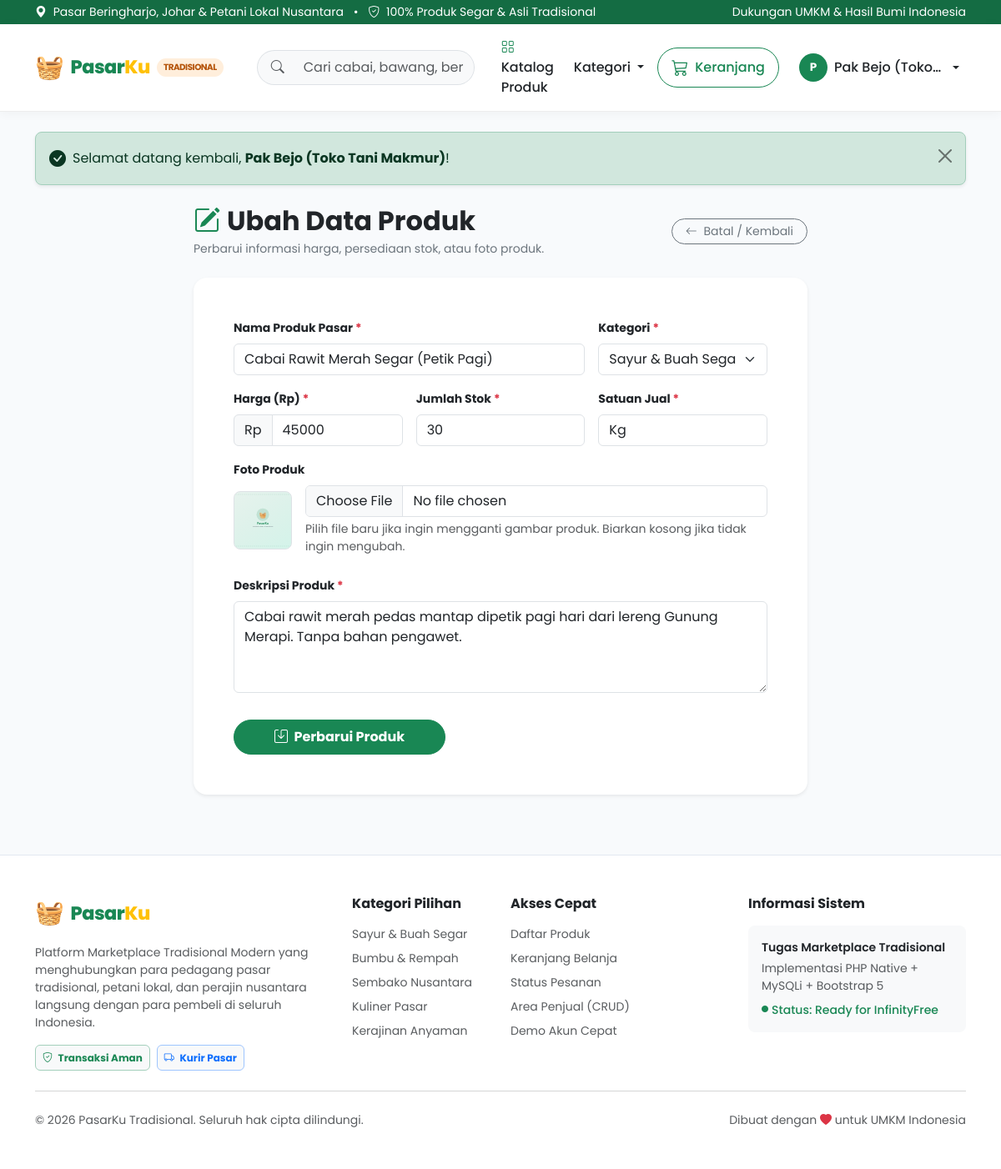
The page /admin/product_edit.php?id=2 (signed in) on the database its author committed.
### tables this page shows
CREATE TABLE `products` (
  `id` INT AUTO_INCREMENT PRIMARY KEY,
  `seller_id` INT NOT NULL,
  `category_id` INT NOT NULL,
  `name` VARCHAR(150) NOT NULL,
  `slug` VARCHAR(150) NOT NULL,
  `description` TEXT NOT NULL,
  `price` DECIMAL(12,2) NOT NULL,
  `stock` INT NOT NULL DEFAULT 0,
  `unit` VARCHAR(30) NOT NULL DEFAULT 'Pcs',
  `image` VARCHAR(255) DEFAULT 'default.png',
  `created_at` TIMESTAMP DEFAULT CURRENT_TIMESTAMP,
  `updated_at` TIMESTAMP DEFAULT CURRENT_TIMESTAMP ON UPDATE CURRENT_TIMESTAMP,
  CONSTRAINT `fk_products_seller` FOREIGN KEY (`seller_id`) REFERENCES `users` (`id`) ON DELETE CASCADE,
  CONSTRAINT `fk_products_category` FOREIGN KEY (`category_id`) REFERENCES `categories` (`id`) ON DELETE RESTRICT
);

CREATE TABLE `categories` (
  `id` INT AUTO_INCREMENT PRIMARY KEY,
  `name` VARCHAR(100) NOT NULL,
  `slug` VARCHAR(100) NOT NULL UNIQUE,
  `description` TEXT,
  `icon` VARCHAR(50) DEFAULT 'bi-tag',
  `created_at` TIMESTAMP DEFAULT CURRENT_TIMESTAMP
);

### admin/product_edit.php (the view, shortened to what this page needs)
<?php
require_once __DIR__ . '/../config/database.php';
require_once __DIR__ . '/../includes/functions.php';
$id = isset($_GET['id']) ? (int)$_GET['id'] : 0;
$stmt = mysqli_prepare($conn, "SELECT * FROM products WHERE id = ?");
mysqli_stmt_bind_param($stmt, "i", $id);
mysqli_stmt_execute($stmt);
$res = mysqli_stmt_get_result($stmt);
$product = mysqli_fetch_assoc($res);
$categories = mysqli_query($conn, "SELECT * FROM categories ORDER BY name ASC");
require_once __DIR__ . '/../includes/header.php';
?>
<div class="row justify-content-center mb-5">
    <div class="col-lg-8">
        <div class="d-flex align-items-center justify-content-between mb-4">
            <div>
                <h2 class="fw-bold text-dark mb-1">
                    <i class="bi bi-pencil-square text-success me-2"></i>Ubah Data Produk
                </h2>
                <p class="text-secondary small mb-0">Perbarui informasi harga, persediaan stok, atau foto produk.</p>
            </div>
            <a href="<?php echo base_url('admin/products.php'); ?>" class="btn btn-outline-secondary rounded-pill btn-sm px-3">
                <i class="bi bi-arrow-left me-1"></i> Batal / Kembali
            </a>
        </div>
        <div class="card border-0 shadow-sm rounded-4">
            <div class="card-body p-4 p-md-5">
                <form action="<?php echo base_url('admin/product_edit.php?id=' . $id); ?>" method="POST" enctype="multipart/form-data">
                    <div class="row g-3">
                        <div class="col-md-8">
                            <label class="form-label small fw-bold text-dark">Nama Produk Pasar <span class="text-danger">*</span></label>
                            <input type="text" name="name" class="form-control" value="<?php echo htmlspecialchars($product['name']); ?>" required>
                        </div>
                        <div class="col-md-4">
                            <label class="form-label small fw-bold text-dark">Kategori <span class="text-danger">*</span></label>
                            <select name="category_id" class="form-select" required>
                                <?php while ($cat = mysqli_fetch_assoc($categories)): ?>
                                    <option value="<?php echo $cat['id']; ?>" <?php echo $product['category_id'] == $cat['id'] ? 'selected' : ''; ?>>
                                        <?php echo htmlspecialchars($cat['name']); ?>
                                    </option>
                                <?php endwhile; ?>
                            </select>
                        </div>
                        <div class="col-md-4">
                            <label class="form-label small fw-bold text-dark">Harga (Rp) <span class="text-danger">*</span></label>
                            <div class="input-group">
                                <span class="input-group-text bg-light">Rp</span>
                                <input type="number" name="price" class="form-control" value="<?php echo (int)$product['price']; ?>" min="500" step="100" required>
                            </div>
                        </div>
                        <div class="col-md-4">
                            <label class="form-label small fw-bold text-dark">Jumlah Stok <span class="text-danger">*</span></label>
                            <input type="number" name="stock" class="form-control" value="<?php echo (int)$product['stock']; ?>" min="0" required>
                        </div>
                        <div class="col-md-4">
                            <label class="form-label small fw-bold text-dark">Satuan Jual <span class="text-danger">*</span></label>
                            <input type="text" name="unit" class="form-control" list="unitList" value="<?php echo htmlspecialchars($product['unit']); ?>" required>
                        </div>
                        <div class="col-12">
                            <label class="form-label small fw-bold text-dark">Foto Produk</label>
                            <div class="d-flex align-items-center gap-3 mb-2">
                                <img src="<?php echo get_product_image_url($product['image']); ?>"
                                     alt="Preview"
                                     class="rounded-3 border"
                                     style="width: 70px; height: 70px; object-fit: cover;"
                                     onerror="this.src='<?php echo base_url('assets/uploads/default.svg'); ?>';">
                                <div class="flex-grow-1">
                                    <input type="file" name="image" class="form-control" accept=".jpg,.jpeg,.png,.webp,.svg">
                                    <div class="form-text small">Pilih file baru jika ingin mengganti gambar produk. Biarkan kosong jika tidak ingin mengubah.</div>
                                </div>
                            </div>
                        </div>
                        <div class="col-12">
                            <label class="form-label small fw-bold text-dark">Deskripsi Produk <span class="text-danger">*</span></label>
                            <textarea name="description" class="form-control" rows="4" required><?php echo htmlspecialchars($product['description']); ?></textarea>
                        </div>
                        <div class="col-12 pt-3">
                            <button type="submit" class="btn btn-success rounded-pill px-5 py-2 fw-bold">
                                <i class="bi bi-save me-1"></i> Perbarui Produk
                            </button>
                        </div>
                    </div>
                </form>
            </div>
        </div>
    </div>
</div>
<?php require_once __DIR__ . '/../includes/footer.php'; ?>

### assets/css/style.css (style rules this page uses)
:root { --pk-primary: #198754; --pk-primary-dark: #146c43; --pk-primary-light: #e8f5e9; --pk-secondary: #c27d38; --pk-dark: #212529; --pk-bg: #f8fafc; --pk-card-radius: 14px; }
body { font-family: 'Poppins', 'Segoe UI', system-ui, -apple-system, sans-serif; background-color: var(--pk-bg); color: #333d47; display: flex; flex-direction: column; min-height: 100vh; }

### rows shown on the page
products: name "Cabai Rawit Merah Segar (Petik Pagi)", category_id "Sayur & Buah Segar", price "45000", stock "30", unit "Kg", description "Cabai rawit merah pedas mantap dipetik pagi hari dari lereng Gunung Merapi. Tanpa bahan pengawet."

### other values the page prints
substr($user['name'], 0, 1) "P"
$user['name'] "Pak Bejo (Toko…"
$message "Selamat datang kembali, Pak Bejo (Toko Tani Makmur) !"
